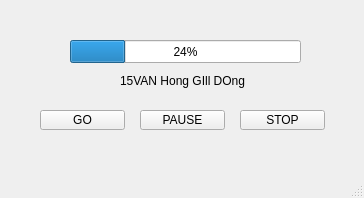
<?xml version="1.0" encoding="UTF-8"?>
<ui version="4.0">
 <class>MainWindow</class>
 <widget class="QMainWindow" name="MainWindow">
  <property name="geometry">
   <rect>
    <x>0</x>
    <y>0</y>
    <width>364</width>
    <height>198</height>
   </rect>
  </property>
  <property name="windowTitle">
   <string>MainWindow</string>
  </property>
  <widget class="QWidget" name="centralwidget">
   <widget class="QProgressBar" name="pb">
    <property name="geometry">
     <rect>
      <x>70</x>
      <y>40</y>
      <width>231</width>
      <height>23</height>
     </rect>
    </property>
    <property name="value">
     <number>24</number>
    </property>
   </widget>
   <widget class="QPushButton" name="goBtn">
    <property name="geometry">
     <rect>
      <x>40</x>
      <y>110</y>
      <width>85</width>
      <height>20</height>
     </rect>
    </property>
    <property name="text">
     <string>GO</string>
    </property>
   </widget>
   <widget class="QLabel" name="label">
    <property name="geometry">
     <rect>
      <x>120</x>
      <y>70</y>
      <width>131</width>
      <height>21</height>
     </rect>
    </property>
    <property name="text">
     <string>15VAN Hong GIll DOng</string>
    </property>
   </widget>
   <widget class="QPushButton" name="pauseBtn">
    <property name="geometry">
     <rect>
      <x>140</x>
      <y>110</y>
      <width>85</width>
      <height>20</height>
     </rect>
    </property>
    <property name="text">
     <string>PAUSE</string>
    </property>
   </widget>
   <widget class="QPushButton" name="stopBtn">
    <property name="geometry">
     <rect>
      <x>240</x>
      <y>110</y>
      <width>85</width>
      <height>20</height>
     </rect>
    </property>
    <property name="text">
     <string>STOP</string>
    </property>
   </widget>
  </widget>
  <widget class="QMenuBar" name="menubar">
   <property name="geometry">
    <rect>
     <x>0</x>
     <y>0</y>
     <width>364</width>
     <height>18</height>
    </rect>
   </property>
  </widget>
  <widget class="QStatusBar" name="statusbar"/>
 </widget>
 <resources/>
 <connections>
  <connection>
   <sender>goBtn</sender>
   <signal>clicked()</signal>
   <receiver>MainWindow</receiver>
   <slot>go()</slot>
   <hints>
    <hint type="sourcelabel">
     <x>103</x>
     <y>142</y>
    </hint>
    <hint type="destinationlabel">
     <x>125</x>
     <y>170</y>
    </hint>
   </hints>
  </connection>
  <connection>
   <sender>pauseBtn</sender>
   <signal>clicked()</signal>
   <receiver>MainWindow</receiver>
   <slot>pause()</slot>
   <hints>
    <hint type="sourcelabel">
     <x>210</x>
     <y>138</y>
    </hint>
    <hint type="destinationlabel">
     <x>229</x>
     <y>171</y>
    </hint>
   </hints>
  </connection>
  <connection>
   <sender>stopBtn</sender>
   <signal>clicked()</signal>
   <receiver>MainWindow</receiver>
   <slot>stop()</slot>
   <hints>
    <hint type="sourcelabel">
     <x>282</x>
     <y>139</y>
    </hint>
    <hint type="destinationlabel">
     <x>316</x>
     <y>171</y>
    </hint>
   </hints>
  </connection>
 </connections>
 <slots>
  <slot>go()</slot>
  <slot>stop()</slot>
  <slot>pause()</slot>
 </slots>
</ui>
